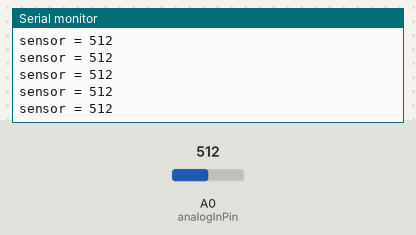
The sketch below on a simulated Arduino Uno, built with avr-gcc and run on an emulated ATmega328P. Shown: the last lines printed to the serial monitor. The test bench sets the inputs (shaded band); at power-on: A0 (analogInPin) = 512.

Above: at 1.2 s.
1.3 s: A0 (analogInPin) set to 716
At 2.1 s:
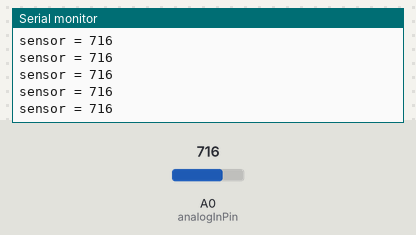
4.3 s: A0 (analogInPin) set to 900
At 5.4 s:
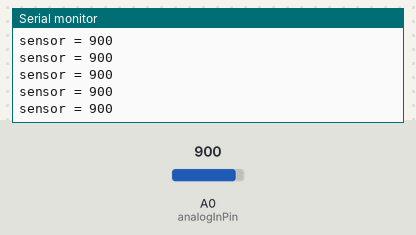
Timing chart, 0 to 7.3 s (numbered marks = the images above; inputs shaded):
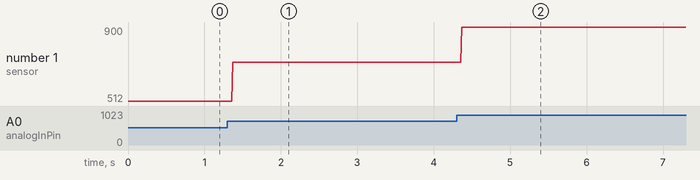

Measured:
- after the input at 1.3 s, the serial monitor: prints a new line after 0.07 s (image 1)
- after the input at 4.3 s, the serial monitor: prints a new line after 0.07 s (image 2)
- plotted number 1: 512 → 716 after the input at 1.3 s, 716 → 900 after the input at 4.3 s

The sketch:

BigRed_AnalogInOutSerial.ino
```cpp
// modified by Benedetta
//declare the variables, pins etc. that you want the
//whole program to know about

int analogInPin = A0;  // Analog input that sensor is attached to

int sensorValue = 0;   // Value from the sensor

void setup() {
  // initialize the debugging monitor of Arduino
  // to read the values from the sensor
  Serial.begin(9600);
}

void loop() {
  // read the analog value from the sensor
  sensorValue = analogRead(analogInPin);

  // print the results to the Serial Monitor:
  Serial.print("sensor = ");
  Serial.println(sensorValue);

  // wait 2 milliseconds before the next loop for the analog-to-digital
  // converter to settle after the last reading
  delay(2);
}
```
